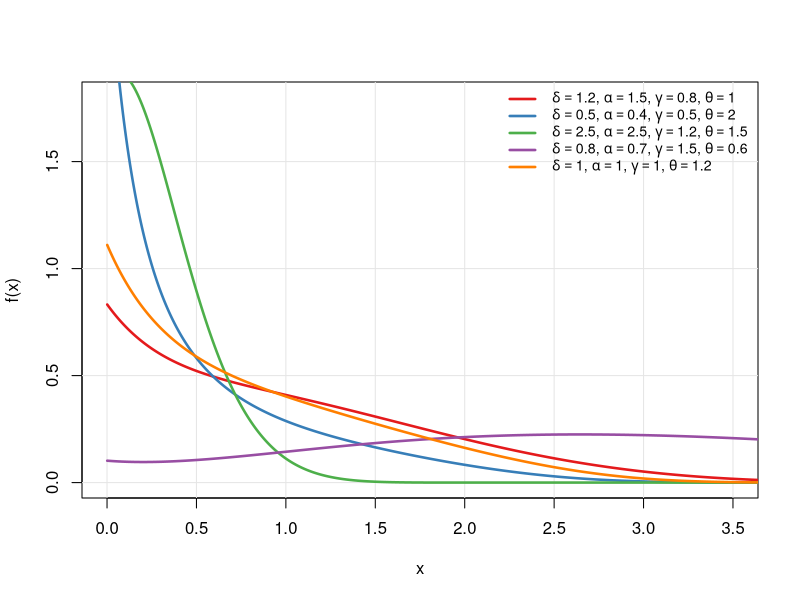

The R script that drew this image:
#Ishita PDF and CDF
g_ishita <- function(x, theta) {
  ifelse(x <= 0, 0, (theta^3 / (theta^3 + 2)) * (theta + x^2) * exp(-theta * x))
}

G_ishita <- function(x, theta) {
  ifelse(x <= 0, 0, 1 - (1 + (theta * x * (theta * x + 2)) / (theta^3 + 2)) * exp(-theta * x))
}

#PDF Function
pdf_MOT2EHL_Gom_Ishita <- function(x, delta, alpha, gamma, theta) {
  res <- numeric(length(x))
  pos <- x > 0
  if (!any(pos)) return(res)
  
  x_pos <- x[pos]
  d_bar <- 1 - delta
  
  # Baseline evaluators
  G_val <- G_ishita(x_pos, theta)
  g_val <- g_ishita(x_pos, theta)
  
  S_bar <- 1 - G_val
  
  # Transformations
  A_x <- 1 - (S_bar)^(-gamma)
  B_x <- exp((1 / gamma) * A_x)
  C_x <- B_x / (2 - B_x)
  
  # Explicit PDF Formula Assembly
  term1 <- 2 * delta * alpha
  term2 <- exp((alpha / gamma) * A_x)
  term3 <- S_bar^(-gamma - 1)
  term4 <- (2 - B_x)^(-(alpha + 1))
  term5 <- g_val
  term6 <- (1 - d_bar * (C_x)^alpha)^(-2)
  
  res[pos] <- term1 * term2 * term3 * term4 * term5 * term6
  return(res)
}

# 5 Suitable Parameter Sets for Distinct PDF Shapes
delta <- c(1.2, 0.5, 2.5, 0.8, 1.0)
alpha <- c(1.5, 0.4, 2.5, 0.7, 1.0)
gamma <- c(0.8, 0.5, 1.2, 1.5, 1.0)
theta <- c(1.0, 2.0, 1.5, 0.6, 1.2)

# Grid Sequence & Graphical Settings
x_seq <- seq(0.001, 4, length.out = 600)
colors <- c("#E41A1C", "#377EB8", "#4DAF4A", "#984EA3", "#FF7F00")

# Setup Plot Canvas
plot(NULL, xlim = c(0, 3.5), ylim = c(0, 1.8), 
     xlab = "x", ylab = "f(x)", 
     main = "",
     cex.main = 1.2, font.main = 2)
grid(col = "gray90", lty = "solid")

# Draw Curves
for (i in 1:5) {
  y_vals <- pdf_MOT2EHL_Gom_Ishita(x_seq, delta[i], alpha[i], gamma[i], theta[i])
  lines(x_seq, y_vals, col = colors[i], lwd = 2.5)
}

# Add Descriptive Legend
legend("topright", 
       legend = c(
         expression(paste(" ", delta==1.2, ", ", alpha==1.5, ", ", gamma==0.8, ", ", theta==1.0, " ")),
         expression(paste(" ", delta==0.5, ", ", alpha==0.4, ", ", gamma==0.5, ", ", theta==2.0, " ")),
         expression(paste(" ", delta==2.5, ", ", alpha==2.5, ", ", gamma==1.2, ", ", theta==1.5, " ")),
         expression(paste(" ", delta==0.8, ", ", alpha==0.7, ", ", gamma==1.5, ", ", theta==0.6, " ")),
         expression(paste(" ", delta==1.0, ", ", alpha==1.0, ", ", gamma==1.0, ", ", theta==1.2, " "))
       ),
       col = colors, lwd = 2.5, bty = "n", cex = 0.85)

       
